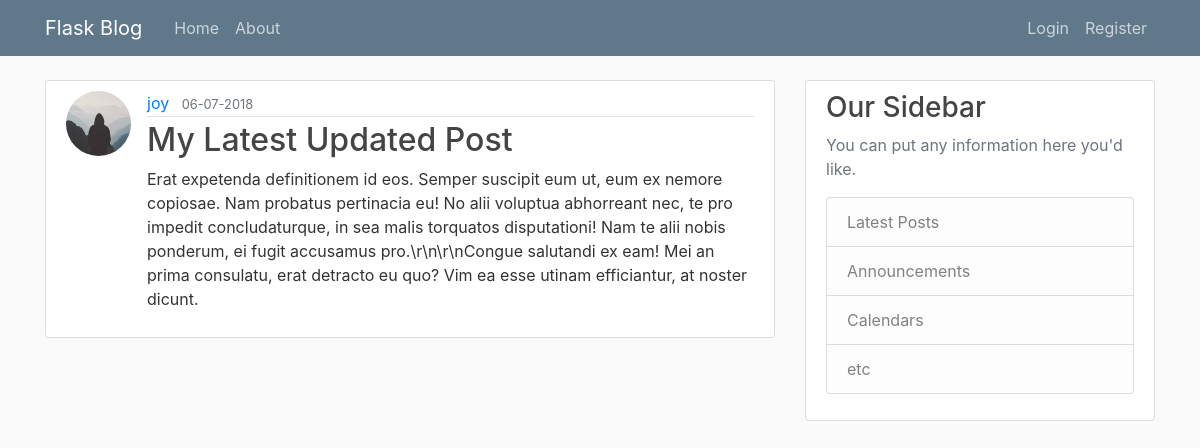
Screenshot of /post/26 with the database file from the repository.
### flaskblog/models.py (models this page shows, shortened)
class User(db.Model, UserMixin):
	id = db.Column(db.Integer, primary_key = True)
	username = db.Column(db.String(20), unique = True, nullable=False)
	email = db.Column(db.String(120), unique = True, nullable=False)
	image_file = db.Column(db.String(20), nullable = False, default = 'default.jpg')
	password = db.Column(db.String(60), nullable = False)
	posts = db.relationship('Post', backref = 'author', lazy = True)

class Post(db.Model):
	id = db.Column(db.Integer, primary_key=True)
	title = db.Column(db.String(100), nullable = False)
	date_posted = db.Column(db.DateTime, nullable = False, default = datetime.utcnow)
	content = db.Column(db.Text, nullable = False)
	user_id = db.Column(db.Integer, db.ForeignKey('user.id'), nullable = False)

### flaskblog/routes.py (the view)
@app.route("/post/<int:post_id>")
def post(post_id):
	post = Post.query.get_or_404(post_id)
	return render_template('post.html', title = post.title, post = post)

### flaskblog/templates/post.html (shortened to what this page needs)
{% extends 'layout.html' %}
{% block content %}
	<article class="media content-section">
    <img class="rounded-circle article-img" src="{{ url_for('static', filename = 'profile_pics/' + post.author.image_file )}}">
    <div class="media-body">
      <div class="article-metadata">
        <a class="mr-2" href="#">{{ post.author.username }}</a>
        <small class="text-muted">{{ post.date_posted.strftime('%d-%m-%Y') }}</small>
      </div>
      <h2><a class="article-title">{{ post.title }}</a></h2>
      <p class="article-content">{{ post.content }}</p>
    </div>
  </article>
{% endblock content %}

### flaskblog/static/main.css (style rules this page uses)
body { background: #fafafa; color: #333333; margin-top: 5rem; }
h1, h2, h3, h4, h5, h6 { color: #444444; }
.content-section { background: #ffffff; padding: 10px 20px; border: 1px solid #dddddd; border-radius: 3px; margin-bottom: 20px; }
.article-title { color: #444444; }
.article-content { white-space: pre-line; }
.article-img { height: 65px; width: 65px; margin-right: 16px; }
.article-metadata { padding-bottom: 1px; margin-bottom: 4px; border-bottom: 1px solid #e3e3e3 }

### rows the page displays
User: image_file (placeholder picture), author.username "joy"
Post: date_posted "06-07-2018", title "My Latest Updated Post", content "Erat expetenda definitionem id eos. Semper suscipit eum ut, eum ex nemore copiosae. Nam probatus pertinacia eu! No alii voluptua abhorreant nec, te pro impedit concludaturque, in sea malis torquatos disputationi! Nam te alii nobis ponderum, ei fugit accusamus pro.\\r\\n\\r\\nCongue salutandi ex eam! Mei an prima consulatu, erat detracto eu quo? Vim ea esse utinam efficiantur, at noster dicunt."
